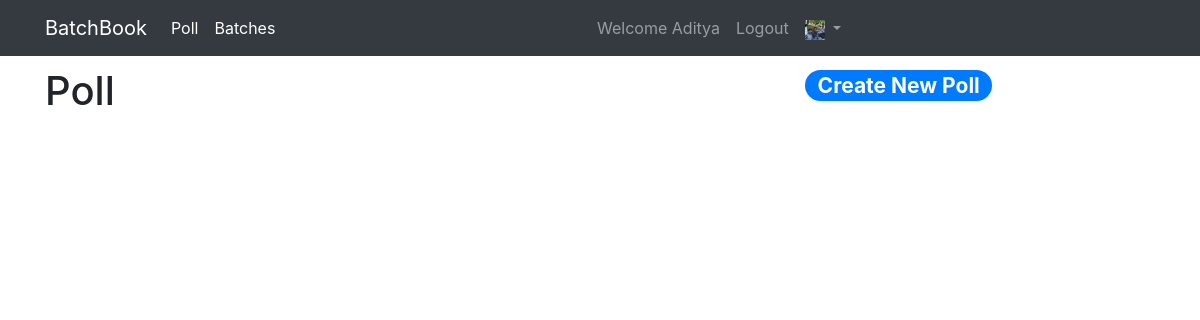
The app's page /poll/ (signed in), older data.
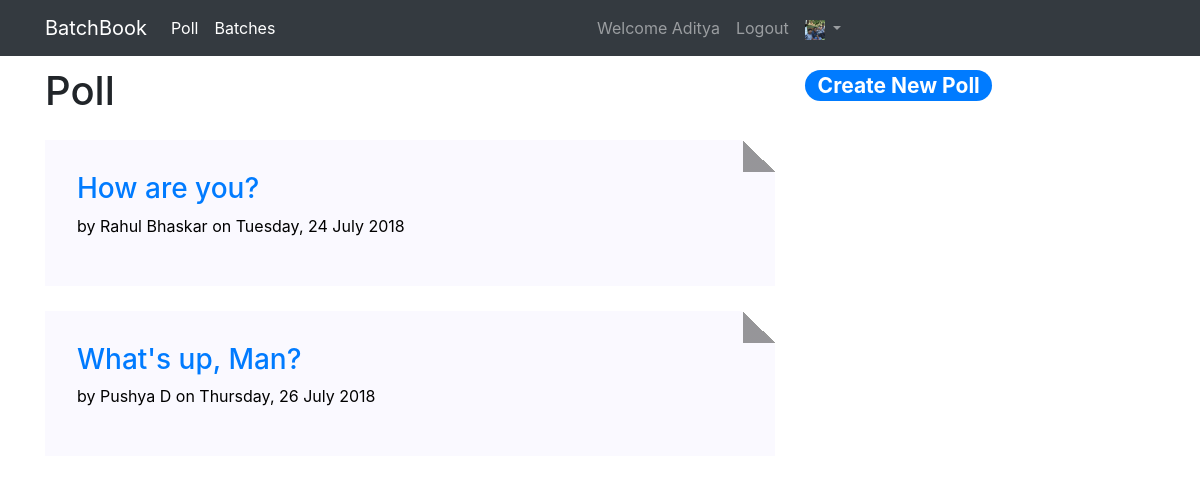
The same page, newer data.
### accounts/models.py (models this page shows, shortened)
class Student(AbstractBaseUser, PermissionsMixin):
    INFORMATION_SCIENCE = 'ISE'
    COMPUTER_SCIENCE = 'CSE'
    DEPARTMENT = (
        (INFORMATION_SCIENCE, 'Information Science Engg.'),
        (COMPUTER_SCIENCE, 'Computer Science Engg.'),
    )
    YEAR_CHOICES = [(2015, 2015),(2016,2016),(2017, 2017), (2018, 2018), (2019, 2019), (2020, 2020), (2021, 2021)]
    email = models.EmailField(
        "College Email",
        validators = [email_validator,],
        unique=True
    )
    usn = models.CharField(
        max_length=11,
        unique=True,
        validators=[RegexValidator(
            regex=USN_REGEX,
            message='Please enter valid USN.(must be in capital letter)',
            code='usn_err'
        ),]
    )
    first_name = models.CharField(max_length=30, null=True)
    middle_name = models.CharField(max_length=30, blank=True, null=True)
    last_name = models.CharField(max_length=30, null=True)
    dob = models.DateField("date of birth", null=True)
    department = models.CharField(
        max_length=3,
        choices = DEPARTMENT,
        null = True
    )
    profile_img = models.ImageField(
        upload_to=upload_image_path,
        default='profile_pics/default/default.jpg',
    )
    year = models.IntegerField(
        'Year',
        choices=YEAR_CHOICES,
        help_text="Year which you joined the college.",
        null= True
    )
    batch = models.ForeignKey(BatchModel, related_name='students', on_delete=models.CASCADE, null=True)
    is_active = models.BooleanField(default=True)
    is_staff = models.BooleanField('class representative',default=False)
    is_superuser = models.BooleanField('administrator',default=False)
    objects = StudentManager()
    USERNAME_FIELD = 'email'
    REQUIRED_FIELDS = ['usn']
    class Meta:
        verbose_name='student'
        verbose_name_plural='students'
    def get_full_name(self):
        if self.middle_name != None and self.last_name != None:
            return "{fn} {mn} {ln}".format(
                fn = self.first_name,
                mn = self.middle_name,
                ln = self.last_name
            )
        elif self.last_name != None:
            return "{fn} {ln}".format(
                fn=self.first_name,
                ln=self.last_name
            )
        else:
            return self.get_short_name()

### polls/models.py (models this page shows, shortened)
class Poll(models.Model):
    question = models.CharField(max_length=256)
    author = models.ForeignKey(User, on_delete=models.CASCADE, related_name='polls')
    pub_date = models.DateTimeField(auto_now_add=True)
    voter = models.ManyToManyField(User, related_name='poll', through='VoteData')
    class Meta:
        verbose_name = 'poll'
        verbose_name_plural = 'polls'
        ordering = ('pub_date',)
    def get_absolute_url(self):
        return reverse('poll:poll_detail', kwargs={'pk':self.pk})

### polls/views.py (the view)
# urls.py: path('', views.PollList.as_view(), name='poll_list'),
class PollList(ListView):
    model = Poll
    paginate_by = 10
    template_name = 'polls/poll_list.html'

### polls/templates/polls/poll_list.html (shortened to what this page needs)
{% extends parent_template|default:'polls/base_poll.html' %}
{% block content %}
<div class="row" style="margin-top:1%;">
    <div class="col-md-8">
        <h1>Poll</h1>
        {% for poll in poll_list %}
        <div class="page">
            <h3>
                <a href="{{poll.get_absolute_url}}">{{poll.question}}</a>
            </h3>
            <p>by {{poll.author.get_full_name}} on {{poll.pub_date|date:'l, j F Y'}}</p>
        </div>
        {% endfor %}
    </div>
    <div class="col-md-4">
        <h3><a class="badge badge-pill badge-primary" href="{% url 'poll:poll_create' %}">Create New Poll</a></h3>
    </div>
    <div class="row">
        <div class="col-md-8">
        </div>
    </div>
</div>
{% endblock content %}

### polls/templates/polls/base_poll.html (shortened to what this page needs)
{% extends parent_template|default:'base.html' %}
{% load staticfiles %}
{% block css_block %}
<link rel="stylesheet" href="{% static 'poll_style.css' %}">
{% endblock css_block %}

### templates/base.html (shortened to what this page needs)
<!doctype html>
<html lang="en">
<head>
    <link rel="stylesheet" href="https://stackpath.bootstrapcdn.com/bootstrap/4.1.2/css/bootstrap.min.css"
>
    {% block css_block %}
    {% endblock css_block %}
</head>
<body>
    {% include "navbar.html" %}
    <div class="container">
        {% block content %}
        {% endblock content %}
    </div>
</body>
</html>

### templates/navbar.html (shortened to what this page needs)
<nav class="navbar navbar-expand-lg navbar-dark bg-dark">
    <div class="container">
        <a class="navbar-brand" href="{% url 'index' %}">BatchBook</a>
        <div class="collapse navbar-collapse" id="navbarSupportedContent">
            <ul class="navbar-nav mr-auto">
                <li class="nav-item active">
                    <a class="nav-link" href="{% url 'poll:poll_list' %}">Poll
                    </a>
                </li>
                <li class="nav-item active">
                    <a class="nav-link" href="{% url 'batch:batch_list' %}">Batches
                    </a>
                </li>
            </ul>
            <ul class="navbar-nav mr-auto navbar-right">
                {% if user.is_authenticated %}
                <li class="nav-item">
                    <a href="{% url 'student:profile' %}" class="nav-link">Welcome {{user.first_name}}</a>
                </li>
                <li class="nav-item">
                    <a href="{% url 'student:logout' %}?next={{request.path}}" class="nav-link">Logout</a>
                </li>
                <li class="nav-item dropdown">
                    <a class="nav-link dropdown-toggle" href="#" id="navbarDropdown" role="button" data-toggle="dropdown" aria-haspopup="true"
                        aria-expanded="false">
                        {% if user.is_authenticated %}
                        <img src="{{user.profile_img.url}}" alt="options" width="20" height="20">
                        {% else %}
                        <img src="/media/default/default.jpg" width="20" height="20">
                        {% endif %}
                    </a>
                </li>
                {% endif %}
            </ul>
        </div>
    </div>
</nav>

### polls/static/poll_style.css (style rules this page uses)
.page { width: auto; background: rgb(250, 249, 255); background: linear-gradient(to left bottom, transparent 50%, rgba(0, 0, 0, 0.4) 0) 100% 0 no-repeat, linear-gradient(-135deg, transparent 1.5em, rgb(250, 249, 255) 0); background-size: 2em 2em, auto; padding: 2em; color: black; font: 100%/1.6; margin: 25px 0; }

Row changes from the older to the newer data that the page shows:
added Poll: question "How are you?", author.get_full_name "Rahul Bhaskar", pub_date "Tuesday, 24 July 2018"
added Poll: question "What's up, Man?", author.get_full_name "Pushya D", pub_date "Thursday, 26 July 2018"
